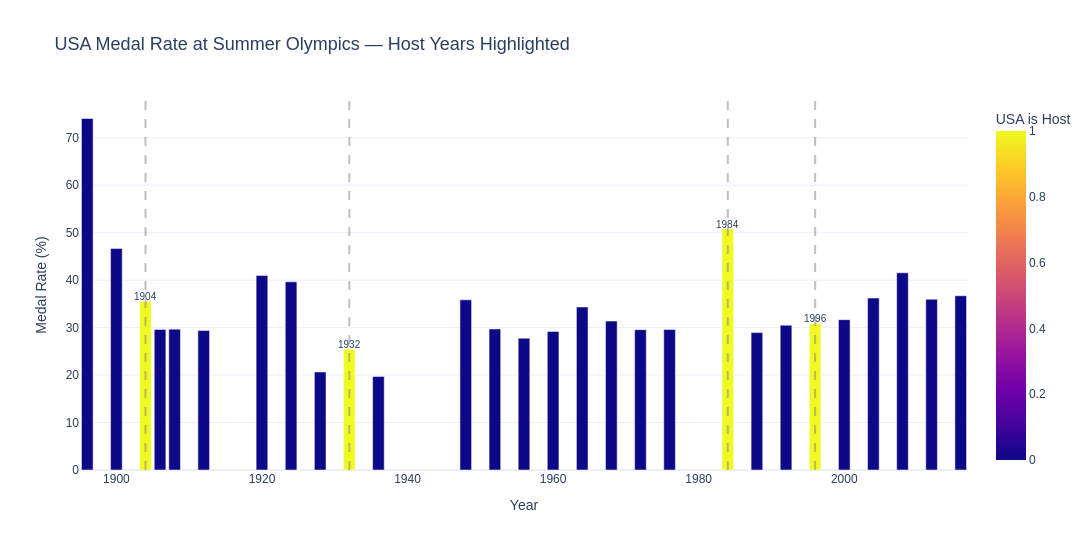

Notebook source saved alongside this figure:
### Markdown cell above
## 9. USA Home Advantage — LA 1984 & Atlanta 1996 Deep Dive

### Code cell
# Compute USA medal rate at each Summer Games (as participant & host)
usa = summer[summer['NOC'] == 'USA'].groupby('Year').agg(
    Entries=('ID', 'count'),
    Medals=('Medal_Won', 'sum')
).reset_index()
usa['Medal_Rate'] = (usa['Medals'] / usa['Entries'] * 100).round(2)
usa['Host_Year'] = usa['Year'].isin([1904, 1932, 1984, 1996]).astype(int)

fig = px.bar(
    usa, x='Year', y='Medal_Rate',
    color='Host_Year',
    color_discrete_map={1: OLY['red'], 0: OLY['blue']},
    labels={'Medal_Rate': 'Medal Rate (%)', 'Host_Year': 'USA is Host'},
    title='USA Medal Rate at Summer Olympics — Host Years Highlighted',
    template='plotly_white', width=1200, height=550
)
fig.update_layout(font_family='Arial', title_font_size=18,
                  showlegend=True,
                  legend=dict(title='Host Year'))
for year in [1904, 1932, 1984, 1996]:
    fig.add_vline(x=year, line_dash='dash', line_color='gray', opacity=0.5)
    fig.add_annotation(x=year, y=usa[usa['Year']==year]['Medal_Rate'].values[0] + 1,
                        text=str(year), showarrow=False, font_size=10)

fig.write_html(OUT_FIGS / 'athlete_bar_usaMedalRate.html')
fig.show()

print('USA Medal Rate at home vs away:')
print(usa.groupby('Host_Year')['Medal_Rate'].mean().round(2))
logger.info('Saved USA medal rate chart.')

### Figure 1 — Plotly figure (JSON) as saved in the notebook; plotly's stock layout.template omitted (floating-point values rounded to 4 significant figures)
{"data": [{"hovertemplate": "Year=%{x}<br>Medal Rate (%)=%{y}<br>USA is Host=%{marker.color}<extra></extra>", "legendgroup": "", "marker": {"color": [0, 0, 1, 0, 0, 0, 0, 0, 0, 1, 0, 0, 0, 0, 0, 0, 0, 0, 0, 1, 0, 0, 1, 0, 0, 0, 0, 0], "coloraxis": "coloraxis", "pattern": {"shape": ""}}, "name": "", "orientation": "v", "showlegend": false, "textposition": "auto", "type": "bar", "x": [1896, 1900, 1904, 1906, 1908, 1912, 1920, 1924, 1928, 1932, 1936, 1948, 1952, 1956, 1960, 1964, 1968, 1972, 1976, 1984, 1988, 1992, 1996, 2000, 2004, 2008, 2012, 2016], "xaxis": "x", "y": [74.07, 46.67, 35.53, 29.63, 29.68, 29.4, 41.01, 39.65, 20.66, 25.44, 19.71, 35.85, 29.71, 27.77, 29.21, 34.35, 31.38, 29.58, 29.6, 50.79, 28.95, 30.52, 30.87, 31.68, 36.23, 41.55, 35.99, 36.72], "yaxis": "y"}], "layout": {"annotations": [{"font": {"size": 10}, "showarrow": false, "text": "1904", "x": 1904, "y": 36.53}, {"font": {"size": 10}, "showarrow": false, "text": "1932", "x": 1932, "y": 26.44}, {"font": {"size": 10}, "showarrow": false, "text": "1984", "x": 1984, "y": 51.79}, {"font": {"size": 10}, "showarrow": false, "text": "1996", "x": 1996, "y": 31.87}], "barmode": "relative", "coloraxis": {"colorbar": {"title": {"text": "USA is Host"}}, "colorscale": [[0.0, "#0d0887"], [0.1111, "#46039f"], [0.2222, "#7201a8"], [0.3333, "#9c179e"], [0.4444, "#bd3786"], [0.5556, "#d8576b"], [0.6667, "#ed7953"], [0.7778, "#fb9f3a"], [0.8889, "#fdca26"], [1.0, "#f0f921"]]}, "font": {"family": "Arial"}, "height": 550, "legend": {"title": {"text": "Host Year"}, "tracegroupgap": 0}, "shapes": [{"line": {"color": "gray", "dash": "dash"}, "opacity": 0.5, "type": "line", "x0": 1904, "x1": 1904, "xref": "x", "y0": 0, "y1": 1, "yref": "y domain"}, {"line": {"color": "gray", "dash": "dash"}, "opacity": 0.5, "type": "line", "x0": 1932, "x1": 1932, "xref": "x", "y0": 0, "y1": 1, "yref": "y domain"}, {"line": {"color": "gray", "dash": "dash"}, "opacity": 0.5, "type": "line", "x0": 1984, "x1": 1984, "xref": "x", "y0": 0, "y1": 1, "yref": "y domain"}, {"line": {"color": "gray", "dash": "dash"}, "opacity": 0.5, "type": "line", "x0": 1996, "x1": 1996, "xref": "x", "y0": 0, "y1": 1, "yref": "y domain"}], "showlegend": true, "title": {"font": {"size": 18}, "text": "USA Medal Rate at Summer Olympics — Host Years Highlighted"}, "width": 1200, "xaxis": {"anchor": "y", "domain": [0.0, 1.0], "title": {"text": "Year"}}, "yaxis": {"anchor": "x", "domain": [0.0, 1.0], "title": {"text": "Medal Rate (%)"}}}}
